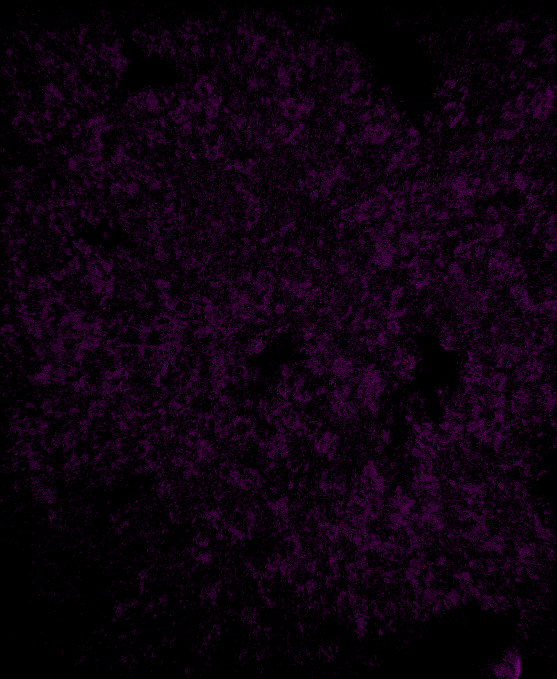
#> input picture temp/dSTORM_temp.png, 1114 x 1358 px (shown at 1/2 size); its folder holds only this picture in this run
$ python -i CudaHough.py   (imports and definitions only)   (older library calls are emulated)
#> lines starting #> are read from the running program, lines starting #| are printed output that depends on the picture
# Copyright (c) 2018-2022, Sebastian Reinhard
# Redistribution and use in source and binary forms, with or without
# modification, are permitted provided that the following conditions are met:
#
# * Redistributions of source code must retain the above copyright
#   notice, this list of conditions and the following disclaimer.
# * Redistributions in binary form must reproduce the above copyright
#   notice, this list of conditions and the following disclaimer in the
#   documentation and/or other materials provided with the distribution.
# * Neither the name of the copyright holders nor the names of any
#   contributors may be used to endorse or promote products derived
#   from this software without specific prior written permission.
#
# THIS SOFTWARE IS PROVIDED BY THE COPYRIGHT HOLDERS AND CONTRIBUTORS "AS IS"
# AND ANY EXPRESS OR IMPLIED WARRANTIES, INCLUDING, BUT NOT LIMITED TO, THE
# IMPLIED WARRANTIES OF MERCHANTABILITY AND FITNESS FOR A PARTICULAR PURPOSE
# ARE DISCLAIMED.  IN NO EVENT SHALL THE COPYRIGHT OWNER OR CONTRIBUTORS BE
# LIABLE FOR ANY DIRECT, INDIRECT, INCIDENTAL, SPECIAL, EXEMPLARY, OR
# CONSEQUENTIAL DAMAGES (INCLUDING, BUT NOT LIMITED TO, PROCUREMENT OF
# SUBSTITUTE GOODS OR SERVICES; LOSS OF USE, DATA, OR PROFITS; OR BUSINESS
# INTERRUPTION) HOWEVER CAUSED AND ON ANY THEORY OF LIABILITY, WHETHER IN
# CONTRACT, STRICT LIABILITY, OR TORT (INCLUDING NEGLIGENCE OR OTHERWISE)
# ARISING IN ANY WAY OUT OF THE USE OF THIS SOFTWARE, EVEN IF ADVISED OF THE
# POSSIBILITY OF SUCH DAMAGE.
"""
=================================================================================
Class to efficiently perform General Hough Transformation on GPU
=================================================================================
:Author:
  `Sebastian Reinhard`

:Organization:
  Biophysics and Biotechnology, Julius-Maximillians-University of Würzburg

:Version: 2018.03.09

"""

import pycuda
import pycuda.autoinit
import pycuda.driver as drv
import numpy as np
import cv2
from pycuda.compiler import SourceModule
import time
# [63 lines that did not run here, left out]


class hough_transform(object):
    """
    Perform a gradient weighted General Hough Transform on an image given a template and a set of rotation angles
    """
    def __init__(self,):
        self.weighted = True
        self.r_table = []
        self.gradient_image = []
        self.create_accum = mod.get_function("create_accum")


    # [65 lines left out: functions set_template, create_template, rot_R_table, table_to_matrix, create_R_table, not called in this run]


    def is_slice(self, phi):
        #round down wanted
        return int(8*(divmod(phi+np.pi,2*np.pi)[1]/(2*np.pi)))

    def scale(self,image, d_x, d_y):
        return cv2.resize(image, (0,0), fx=d_x, fy=d_y, interpolation=cv2.INTER_CUBIC)

    # [111 lines left out: functions create_gradient, set_image, get_weighted_maximas, transform, not called in this run]

class Matrix():
    """
    Wrapper class for Matrix and Matrixf struct on GPU:
    """
    mem_size = 16 + np.intp(0).nbytes
    # [10 lines left out: function __init__, not called in this run]
    def get(self):
        #drv.memcpy_dtoh(array, self.data)
        return drv.from_device(self.data, self.shape, self.dtype)

# [27 lines left out: function error_handling, not called in this run]

>>> import cv2
>>> picture = cv2.imread('../../temp/dSTORM_temp.png', cv2.IMREAD_GRAYSCALE)
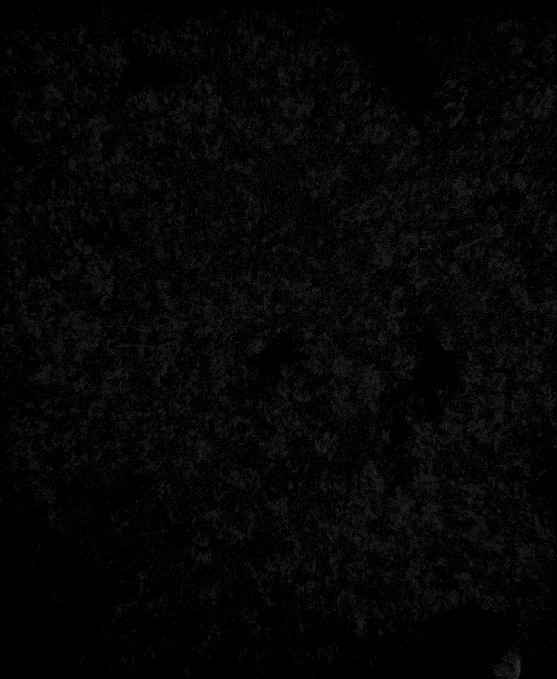
#> picture: shape (1358, 1114) (shown at 1/2 size); min 0, max 90, mean 5.5
#> (the run stopped early here; a loop or call above may not have finished)
